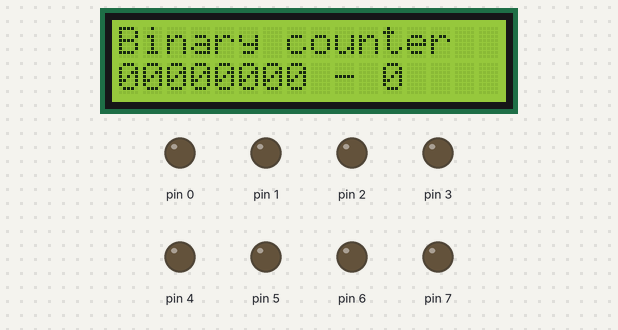
A sketch run on a simulated Arduino Uno, built with avr-gcc and run on an emulated ATmega328P. Parts: 16×2 character LCD, output pins drawn as LEDs (lit = HIGH).

Above: at 0.1 s.
At 4.6 s:
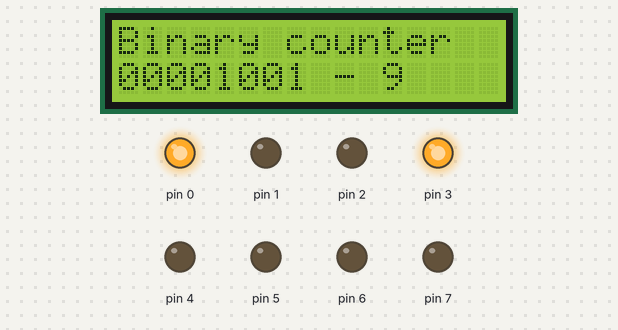
At 9.7 s:
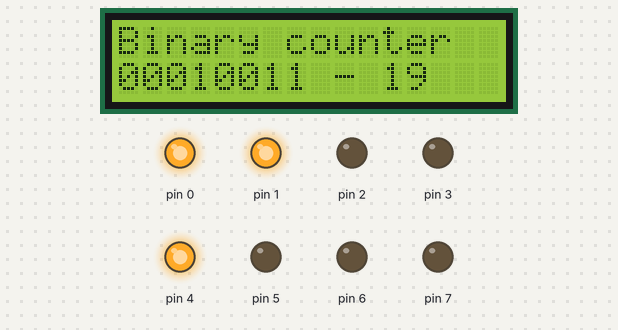
At 19.7 s:
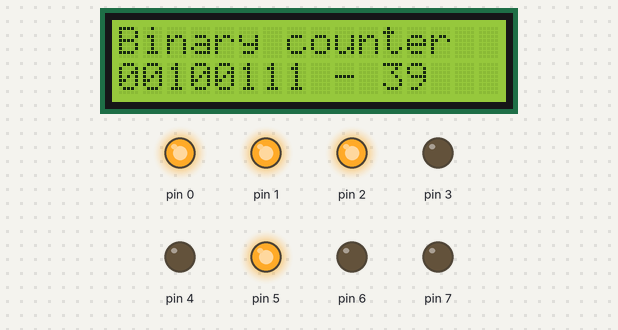
At 29.7 s:
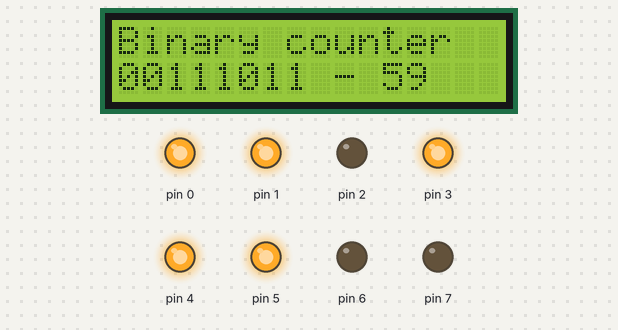
At 39.3 s:
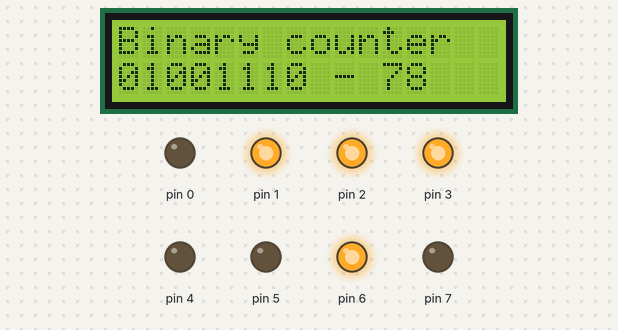
Timing chart, 0 to 40.0 s (numbered marks = the images above):
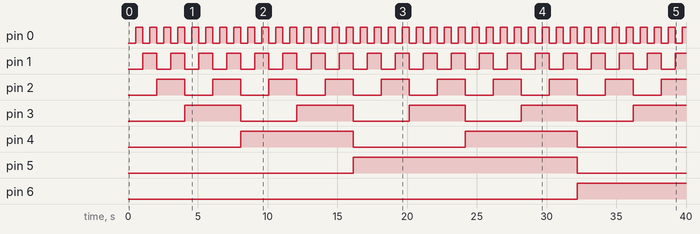

Measured:
- by itself, pin 0: alternates HIGH for 0.50 s and LOW for 0.50 s
- by itself, pin 1: alternates HIGH for 1.0 s and LOW for 1.0 s
- by itself, pin 2: alternates HIGH for 2.0 s and LOW for 2.0 s
- by itself, pin 3: alternates HIGH for 4.0 s and LOW for 4.0 s
- by itself, pin 4: alternates HIGH for 8.0 s and LOW for 8.0 s
- by itself, pin 5: LOW → HIGH at 16.1 s, → LOW 16.1 s later
- by itself, pin 6: LOW → HIGH at 32.2 s

The sketch:

lcd-screen.ino
```cpp
#include <LiquidCrystal.h>

//with the arduino pin number it is connected to
const int rs = 13, en = 12, d4 = 11, d5 = 10, d6 = 9, d7 = 8;
LiquidCrystal lcd(rs, en, d4, d5, d6, d7);

//int analogPin = A0;
//bool flag = true;
//byte k = 0;

void setup()
{
  pinMode(0, OUTPUT);
  pinMode(1, OUTPUT);
  pinMode(2, OUTPUT);
  pinMode(3, OUTPUT);
  pinMode(4, OUTPUT);
  pinMode(5, OUTPUT);
  pinMode(6, OUTPUT);
  pinMode(7, OUTPUT);
  //pinMode(10, INPUT_PULLUP);
  //set up the LCD's number of columns and rows:
  lcd.begin(16, 2);
  //Print a message to the LCD.
  lcd.print("Binary counter");
}

void loop()
{
  // if (digitalRead(10) == LOW) // continue counting
  //   flag = !flag;
  //while (flag) {
    for(byte i=0; i<256; i++) {
      byte a = i%2;
      byte b = i/2 %2;
      byte c = i/4 %2;
      byte d = i/8 %2;
      byte e = i/16 %2;
      byte f = i/32 %2;
      byte g = i/64 %2;
      byte h = i/128 %2;

      digitalWrite(0,a);
      digitalWrite(1,b);
      digitalWrite(2,c);
      digitalWrite(3,d);
      digitalWrite(4,e);
      digitalWrite(5,f);
      digitalWrite(6,g);
      digitalWrite(7,h);

      //set the cursor to column 0, line 1
      //(note: line 1 is the second row, since counting begins with 0):
      lcd.setCursor(0, 1);
      // print the number of seconds since reset:
      char buffer[50];
      sprintf(buffer, "%i%i%i%i%i%i%i%i - %i", h, g, f, e, d, c, b, a, i);
      lcd.print(buffer);

      delay(500);
      // if (digitalRead(10) == LOW) // anahtara basarsak
      // {
      //   delay(250);
      //   flag = !flag;
      //   k = i;
      //   break;
      // }
    }
  //}
}
```
